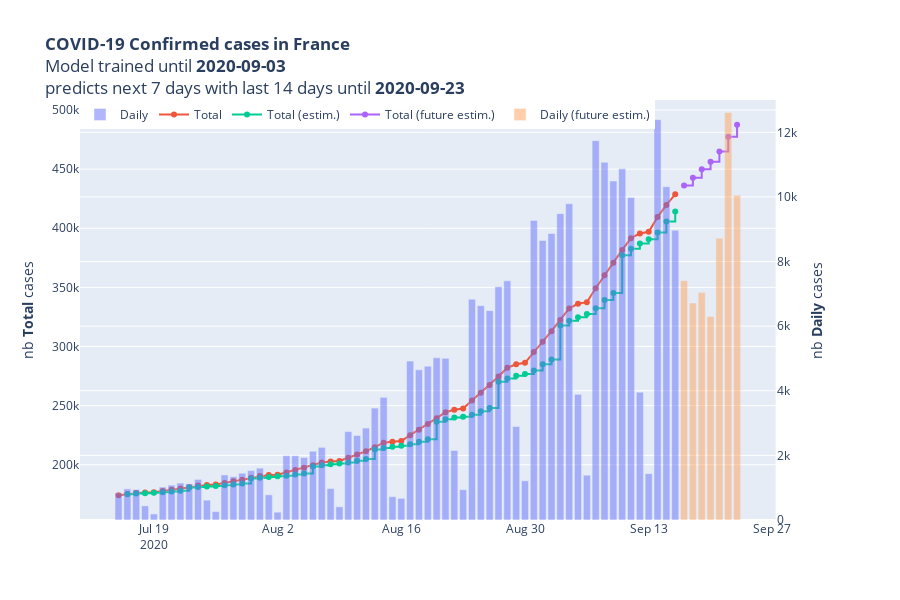

The code cell stored with this chart in its notebook:
### Code cell
# Create figure with secondary y-axis
fig = make_subplots(specs=[[{"secondary_y": True}]])

# Create and style traces
# new cases
fig.add_trace(go.Bar(x=df_plot["date"].astype(np.datetime64), 
                     y=df_plot["pos"], 
                     name="Daily", opacity=0.5), 
             secondary_y=True)
# total
fig.add_trace(go.Scatter(x=df_plot["date"].astype(np.datetime64), 
                         y=df_plot["nb_cases"],
                    mode='lines+markers',
                    line_shape='linear',
                    connectgaps=True, name="Total"),
             secondary_y=False)

fig.add_trace(go.Scatter(x=df_plot_pred_all["date"].astype(np.datetime64), 
                         y=df_plot_pred_all["nb_cases"],
                    mode='lines+markers',
                    line_shape='hv',
                    connectgaps=True, name="Total (estim.)"),
             secondary_y=False)

fig.add_trace(go.Scatter(x=df_plot_pred["date"].astype(np.datetime64), 
                         y=df_plot_pred["nb_cases"],
                    mode='lines+markers',
                    line_shape='hv',
                    connectgaps=True, name="Total (future estim.)"),
             secondary_y=False)


fig.add_trace(go.Bar(x=df_plot_pred["date"].astype(np.datetime64), 
            y=df_plot_pred["pos"], 
            name="Daily (future estim.)", opacity=0.5), 
            secondary_y=True)

# Edit the layout
title_fig = '<b>COVID-19 Confirmed cases in France</b>' + \
    '<br>Model trained until <b>' + str_date_mdl + '</b>' + \
    '<br>predicts next {} days with last {} days until <b>' \
    .format(FUTURE_TARGET, PAST_HISTORY) + \
    df_plot_pred["date"].max() + '</b>'
fig.update_layout(title=title_fig, yaxis_title='nb <b>Total</b> cases')
fig.update_layout(legend_orientation="h", legend=dict(x=0, y=1))
fig.update_layout(height=600)

fig.update_yaxes(title_text="nb <b>Daily</b> cases", 
                range=[0, 13000], secondary_y=True)
    
fig.show()
